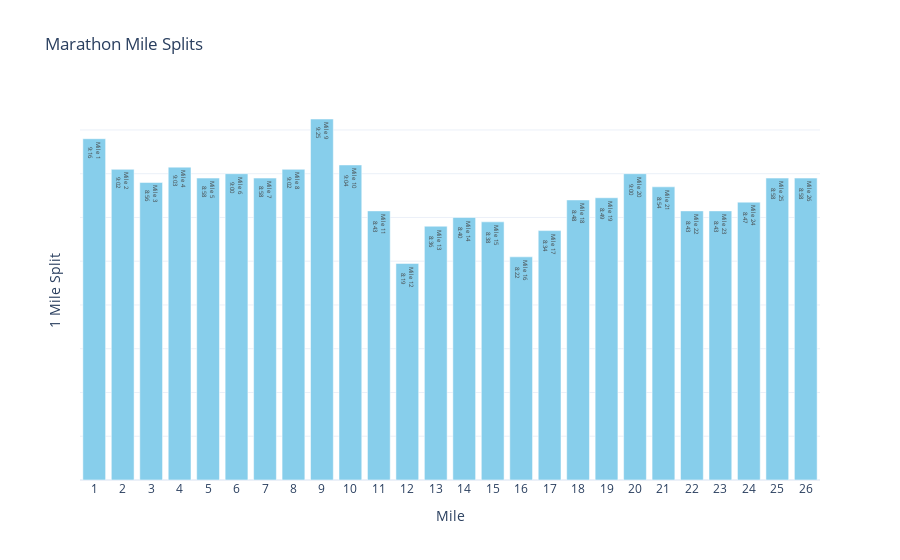

Write notebook code for a chart like this one.
### Code cell
marathon_splits = ["9:16", "9:02", "8:56", "9:03", "8:58", "9:00", "8:58", "9:02", "9:25", "9:04", "8:43", "8:19", "8:36", "8:40", "8:38", "8:22", "8:34", "8:48", "8:49", "9:00", "8:54", "8:43", "8:43", "8:47", "8:58", "8:58"]
HR_splits = []

marathon_splits = ['0:0' + split for split in marathon_splits]

marathon_splits_Pandas = pd.Series(marathon_splits)
total_seconds = pd.to_timedelta(marathon_splits_Pandas).dt.total_seconds()

# Create the bar chart
fig_5 = go.Figure()



def get_pace_ylabels_2(ymin=360, ymax=540, step=30):
    y_ticks = np.arange(ymin, ymax, step)
    labels = [
        f"{'{:02d}'.format(math.floor(y/60))}:{'{:02d}'.format(int(y%60))}"
        for y in y_ticks
    ]
    return y_ticks, labels

# Get custom y-ticks and labels
y_ticks, y_labels = get_pace_ylabels_2()
miles = list(range(0, len(marathon_splits_Pandas)+1))



fig_5.add_trace(go.Bar(
    y = total_seconds-400,
    marker_color='skyblue',  # Optional: color of the bars
    name="Mile Splits",
    text=[f"Mile {i+1} <br> {marathon_splits_Pandas[i][3:]}" for i in range(len(marathon_splits_Pandas))], # Adding Mile labels
    hoverinfo='text',
))

# Add titles and labels
fig_5.update_layout(
    title="Marathon Mile Splits",
    xaxis_title="Mile",
    yaxis_title="1 Mile Split",
    yaxis=dict(
        showticklabels=False  # This hides the y-axis tick labels
    ),
    xaxis=dict(
        tickmode='array',
        tickvals = miles,
        ticktext=[f"{i+1}" for i in miles],  # Label each tick as "Mile 1", "Mile 2", etc.

    ),
    template="plotly_white"
    
)

# Show the chart
fig_5.show()

### Figure 1 — Plotly figure (JSON) as saved in the notebook; plotly's stock layout.template omitted (floating-point values rounded to 4 significant figures)
{"data": [{"hoverinfo": "text", "marker": {"color": "skyblue"}, "name": "Mile Splits", "text": ["Mile 1 <br> 9:16", "Mile 2 <br> 9:02", "Mile 3 <br> 8:56", "Mile 4 <br> 9:03", "Mile 5 <br> 8:58", "Mile 6 <br> 9:00", "Mile 7 <br> 8:58", "Mile 8 <br> 9:02", "Mile 9 <br> 9:25", "Mile 10 <br> 9:04", "Mile 11 <br> 8:43", "Mile 12 <br> 8:19", "Mile 13 <br> 8:36", "Mile 14 <br> 8:40", "Mile 15 <br> 8:38", "Mile 16 <br> 8:22", "Mile 17 <br> 8:34", "Mile 18 <br> 8:48", "Mile 19 <br> 8:49", "Mile 20 <br> 9:00", "Mile 21 <br> 8:54", "Mile 22 <br> 8:43", "Mile 23 <br> 8:43", "Mile 24 <br> 8:47", "Mile 25 <br> 8:58", "Mile 26 <br> 8:58"], "type": "bar", "y": [156, 142, 136, 143, 138, 140, 138, 142, 165, 144, 123, 99, 116, 120, 118, 102, 114, 128, 129, 140, 134, 123, 123, 127, 138, 138]}], "layout": {"title": {"text": "Marathon Mile Splits"}, "xaxis": {"tickmode": "array", "ticktext": ["1", "2", "3", "4", "5", "6", "7", "8", "9", "10", "11", "12", "13", "14", "15", "16", "17", "18", "19", "20", "21", "22", "23", "24", "25", "26", "27"], "tickvals": [0, 1, 2, 3, 4, 5, 6, 7, 8, 9, 10, 11, 12, 13, 14, 15, 16, 17, 18, 19, 20, 21, 22, 23, 24, 25, 26], "title": {"text": "Mile"}}, "yaxis": {"showticklabels": false, "title": {"text": "1 Mile Split"}}}}
